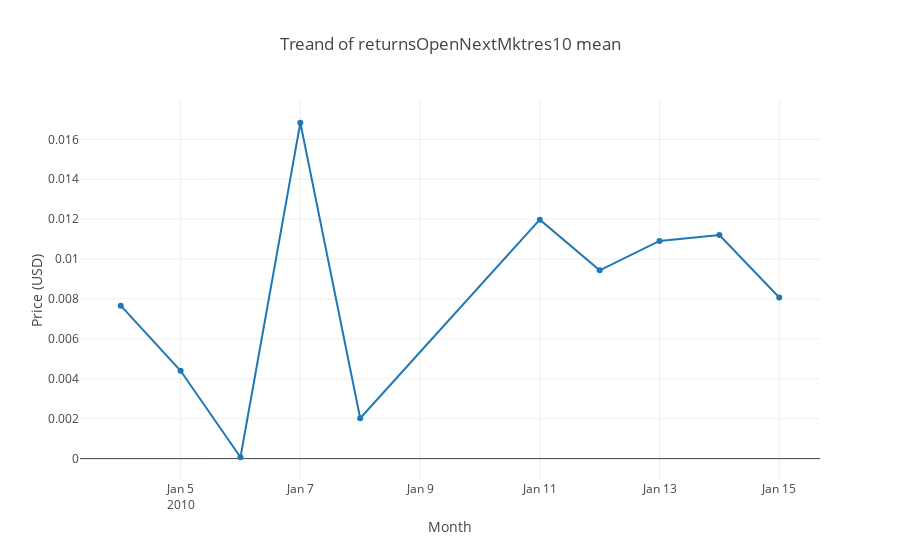

Notebook source saved alongside this figure:
### Markdown cell above
Let's look at the target variable now.

### Code cell
data = []
market_train_df = market_train_df.loc[market_train_df['time'] >= '2010-01-01 22:00:00+0000']

price_df = market_train_df.groupby('time')['returnsOpenNextMktres10'].mean().reset_index()

data.append(go.Scatter(
    x = price_df['time'].dt.strftime(date_format='%Y-%m-%d').values,
    y = price_df['returnsOpenNextMktres10'].values,
    name = f'{i} quantile'
))
layout = go.Layout(dict(title = "Treand of returnsOpenNextMktres10 mean",
                  xaxis = dict(title = 'Month'),
                  yaxis = dict(title = 'Price (USD)'),
                  ),legend=dict(
                orientation="h"),)
py.iplot(dict(data=data, layout=layout), filename='basic-line')

### Figure 1 — Plotly figure (JSON) as saved in the notebook; plotly's stock layout.template omitted (floating-point values rounded to 4 significant figures)
{"data": [{"name": "0.95 quantile", "type": "scatter", "uid": "ce6c02f4-8618-4e03-947d-8945163793b1", "x": ["2010-01-04", "2010-01-05", "2010-01-06", "2010-01-07", "2010-01-08", "2010-01-11", "2010-01-12", "2010-01-13", "2010-01-14", "2010-01-15"], "y": [0.007666, 0.004402, 6.828e-05, 0.01683, 0.002023, 0.01197, 0.009439, 0.01091, 0.01121, 0.008074]}], "layout": {"legend": {"orientation": "h"}, "title": {"text": "Treand of returnsOpenNextMktres10 mean"}, "xaxis": {"title": {"text": "Month"}}, "yaxis": {"title": {"text": "Price (USD)"}}}}
